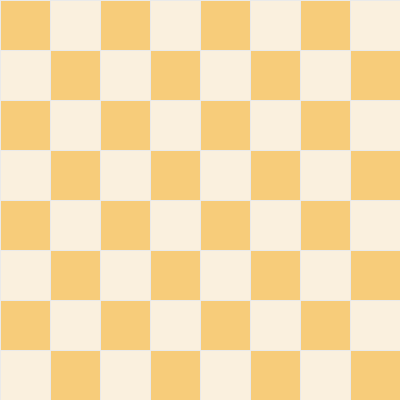
Frame 1 (no input)
Frame 60 (the mouse pressed at the canvas centre just before this capture): identical to frame 1, image omitted
Frame 120 (the mouse held since frame 60 and released just before this capture): identical to frame 1, image omitted

The Processing sketch that drew this single still picture (run headless with seeded random() and noise(); from frame 60 on, the mouse is pressed at the canvas centre):

// Processing sketch: processing_51245
// ── processing_51245.pde

// SIMONE ROTH, checkerboard, PS1_5 //

int size = 50;

void setup () {
  size (400, 400);
  stroke(234);
  smooth();
}
 
void draw() {
  for (int a = 0; a < height; a += size) {
    for (int b = 0; b < width; b += size) {
 
      if ((a+b) %20 ==0) {
        fill (247, 204, 122);
      }
 
      else {
        fill (250, 240, 222);
      }
 
      rect (a,b,50,50);
    }
  }
}
